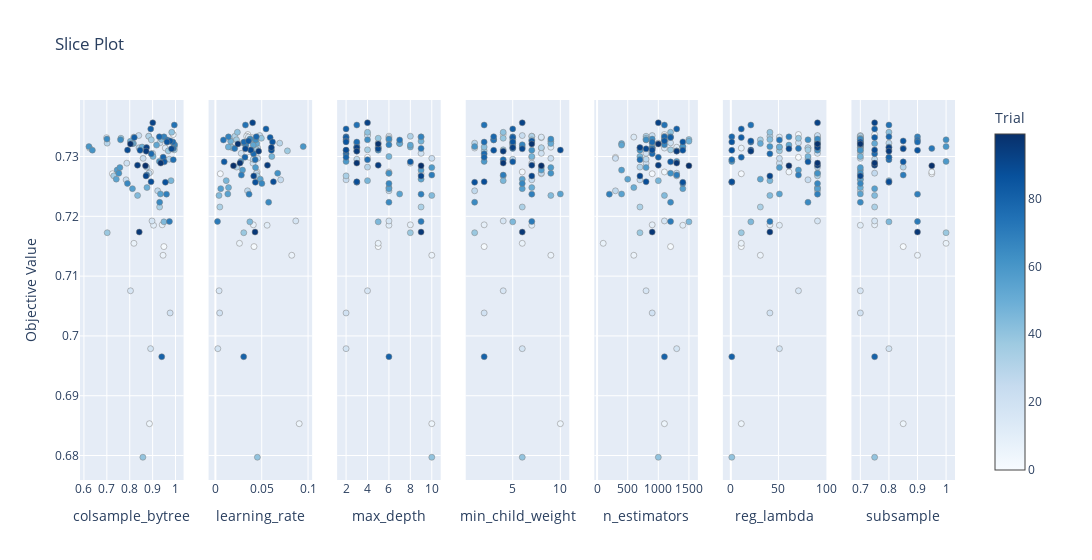

The notebook cell this image was saved under:
### Code cell
plot_slice(study_xgb,  params=params_optuna)
